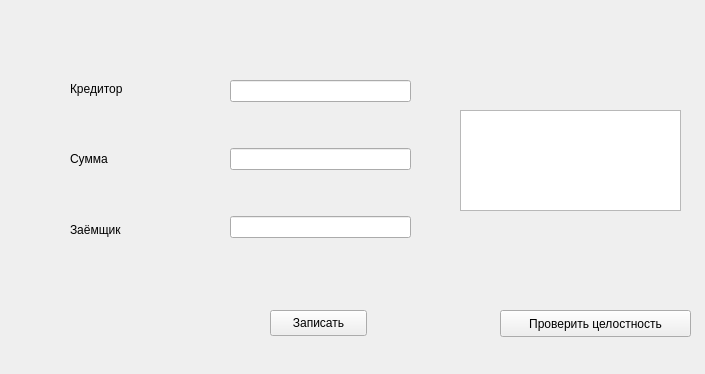
<?xml version="1.0" encoding="UTF-8"?>
<ui version="4.0">
 <class>Form</class>
 <widget class="QWidget" name="Form">
  <property name="geometry">
   <rect>
    <x>0</x>
    <y>0</y>
    <width>705</width>
    <height>374</height>
   </rect>
  </property>
  <property name="windowTitle">
   <string>Form</string>
  </property>
  <widget class="QPushButton" name="write_button">
   <property name="geometry">
    <rect>
     <x>270</x>
     <y>310</y>
     <width>97</width>
     <height>26</height>
    </rect>
   </property>
   <property name="text">
    <string>Записать</string>
   </property>
   <property name="autoDefault">
    <bool>true</bool>
   </property>
   <property name="default">
    <bool>false</bool>
   </property>
  </widget>
  <widget class="QLabel" name="label1">
   <property name="geometry">
    <rect>
     <x>70</x>
     <y>80</y>
     <width>151</width>
     <height>17</height>
    </rect>
   </property>
   <property name="text">
    <string>Кредитор</string>
   </property>
  </widget>
  <widget class="QLabel" name="label">
   <property name="geometry">
    <rect>
     <x>70</x>
     <y>150</y>
     <width>151</width>
     <height>17</height>
    </rect>
   </property>
   <property name="text">
    <string>Сумма</string>
   </property>
  </widget>
  <widget class="QLabel" name="label_3">
   <property name="geometry">
    <rect>
     <x>70</x>
     <y>220</y>
     <width>151</width>
     <height>20</height>
    </rect>
   </property>
   <property name="text">
    <string>Заёмщик</string>
   </property>
  </widget>
  <widget class="QWidget" name="layoutWidget">
   <property name="geometry">
    <rect>
     <x>230</x>
     <y>40</y>
     <width>181</width>
     <height>241</height>
    </rect>
   </property>
   <layout class="QVBoxLayout" name="verticalLayout">
    <item>
     <widget class="QLineEdit" name="le_lender"/>
    </item>
    <item>
     <widget class="QLineEdit" name="le_amount"/>
    </item>
    <item>
     <widget class="QLineEdit" name="le_borrower">
      <property name="readOnly">
       <bool>false</bool>
      </property>
     </widget>
    </item>
   </layout>
  </widget>
  <widget class="QPushButton" name="integrity_button">
   <property name="geometry">
    <rect>
     <x>500</x>
     <y>310</y>
     <width>191</width>
     <height>27</height>
    </rect>
   </property>
   <property name="text">
    <string>Проверить целостность</string>
   </property>
  </widget>
  <widget class="QTextEdit" name="te_integrity">
   <property name="geometry">
    <rect>
     <x>460</x>
     <y>110</y>
     <width>221</width>
     <height>101</height>
    </rect>
   </property>
   <property name="readOnly">
    <bool>true</bool>
   </property>
  </widget>
 </widget>
 <resources/>
 <connections/>
</ui>
